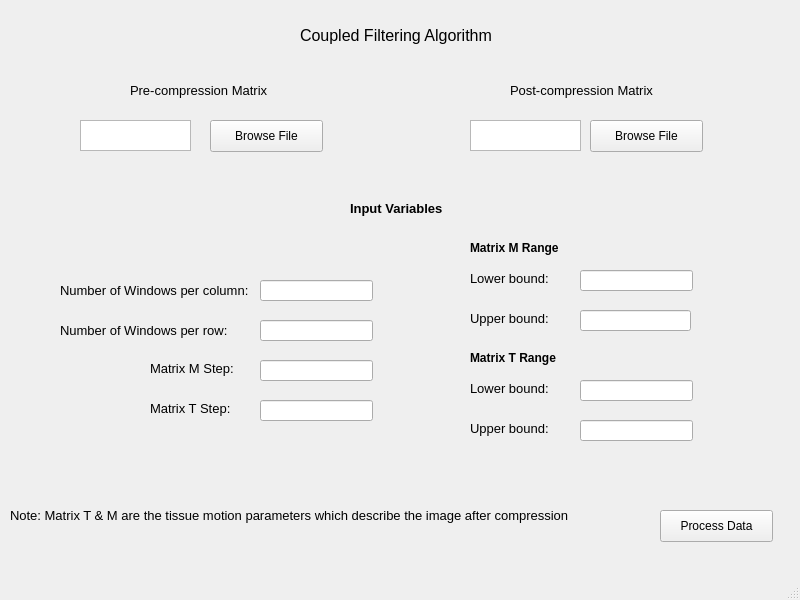
<?xml version="1.0" encoding="UTF-8"?>
<ui version="4.0">
 <class>MainWindow</class>
 <widget class="QMainWindow" name="MainWindow">
  <property name="geometry">
   <rect>
    <x>0</x>
    <y>0</y>
    <width>800</width>
    <height>600</height>
   </rect>
  </property>
  <property name="windowTitle">
   <string>MainWindow</string>
  </property>
  <widget class="QWidget" name="centralwidget">
   <widget class="QPushButton" name="PostFileBrowse">
    <property name="geometry">
     <rect>
      <x>590</x>
      <y>120</y>
      <width>113</width>
      <height>32</height>
     </rect>
    </property>
    <property name="text">
     <string>Browse File</string>
    </property>
   </widget>
   <widget class="QPushButton" name="pushButton_3">
    <property name="geometry">
     <rect>
      <x>660</x>
      <y>510</y>
      <width>113</width>
      <height>32</height>
     </rect>
    </property>
    <property name="text">
     <string>Process Data</string>
    </property>
   </widget>
   <widget class="QLabel" name="label_2">
    <property name="geometry">
     <rect>
      <x>130</x>
      <y>80</y>
      <width>151</width>
      <height>21</height>
     </rect>
    </property>
    <property name="font">
     <font>
      <pointsize>10</pointsize>
     </font>
    </property>
    <property name="text">
     <string>Pre-compression Matrix</string>
    </property>
   </widget>
   <widget class="QLineEdit" name="WinPerCol">
    <property name="geometry">
     <rect>
      <x>260</x>
      <y>280</y>
      <width>113</width>
      <height>21</height>
     </rect>
    </property>
   </widget>
   <widget class="QPushButton" name="PreFileBrowse">
    <property name="geometry">
     <rect>
      <x>210</x>
      <y>120</y>
      <width>113</width>
      <height>32</height>
     </rect>
    </property>
    <property name="text">
     <string>Browse File</string>
    </property>
   </widget>
   <widget class="QLabel" name="label">
    <property name="geometry">
     <rect>
      <x>300</x>
      <y>20</y>
      <width>201</width>
      <height>31</height>
     </rect>
    </property>
    <property name="font">
     <font>
      <pointsize>12</pointsize>
     </font>
    </property>
    <property name="text">
     <string>Coupled Filtering Algorithm</string>
    </property>
   </widget>
   <widget class="QTextBrowser" name="PreFileDisplay">
    <property name="geometry">
     <rect>
      <x>80</x>
      <y>120</y>
      <width>111</width>
      <height>31</height>
     </rect>
    </property>
   </widget>
   <widget class="QLabel" name="label_10">
    <property name="geometry">
     <rect>
      <x>10</x>
      <y>500</y>
      <width>571</width>
      <height>31</height>
     </rect>
    </property>
    <property name="font">
     <font>
      <pointsize>10</pointsize>
     </font>
    </property>
    <property name="text">
     <string>Note: Matrix T &amp; M are the tissue motion parameters which describe the image after compression</string>
    </property>
   </widget>
   <widget class="QTextBrowser" name="PostFileDisplay">
    <property name="geometry">
     <rect>
      <x>470</x>
      <y>120</y>
      <width>111</width>
      <height>31</height>
     </rect>
    </property>
   </widget>
   <widget class="QLabel" name="label_6">
    <property name="geometry">
     <rect>
      <x>470</x>
      <y>350</y>
      <width>101</width>
      <height>16</height>
     </rect>
    </property>
    <property name="font">
     <font>
      <weight>75</weight>
      <bold>true</bold>
     </font>
    </property>
    <property name="text">
     <string>Matrix T Range</string>
    </property>
   </widget>
   <widget class="QLineEdit" name="M_Step">
    <property name="geometry">
     <rect>
      <x>260</x>
      <y>360</y>
      <width>113</width>
      <height>21</height>
     </rect>
    </property>
   </widget>
   <widget class="QLabel" name="label_9">
    <property name="geometry">
     <rect>
      <x>150</x>
      <y>360</y>
      <width>101</width>
      <height>16</height>
     </rect>
    </property>
    <property name="font">
     <font>
      <pointsize>10</pointsize>
     </font>
    </property>
    <property name="text">
     <string>Matrix M Step:</string>
    </property>
   </widget>
   <widget class="QLabel" name="label_3">
    <property name="geometry">
     <rect>
      <x>510</x>
      <y>80</y>
      <width>161</width>
      <height>21</height>
     </rect>
    </property>
    <property name="font">
     <font>
      <pointsize>10</pointsize>
     </font>
    </property>
    <property name="text">
     <string>Post-compression Matrix</string>
    </property>
   </widget>
   <widget class="QLineEdit" name="T_Step">
    <property name="geometry">
     <rect>
      <x>260</x>
      <y>400</y>
      <width>113</width>
      <height>21</height>
     </rect>
    </property>
   </widget>
   <widget class="QLabel" name="label_5">
    <property name="geometry">
     <rect>
      <x>60</x>
      <y>280</y>
      <width>191</width>
      <height>20</height>
     </rect>
    </property>
    <property name="font">
     <font>
      <pointsize>10</pointsize>
     </font>
    </property>
    <property name="text">
     <string>Number of Windows per column:</string>
    </property>
   </widget>
   <widget class="QLineEdit" name="M_lowerbound">
    <property name="geometry">
     <rect>
      <x>580</x>
      <y>270</y>
      <width>113</width>
      <height>21</height>
     </rect>
    </property>
   </widget>
   <widget class="QLabel" name="label_8">
    <property name="geometry">
     <rect>
      <x>150</x>
      <y>400</y>
      <width>101</width>
      <height>16</height>
     </rect>
    </property>
    <property name="font">
     <font>
      <pointsize>10</pointsize>
     </font>
    </property>
    <property name="text">
     <string>Matrix T Step:</string>
    </property>
   </widget>
   <widget class="QLabel" name="label_4">
    <property name="geometry">
     <rect>
      <x>350</x>
      <y>200</y>
      <width>101</width>
      <height>16</height>
     </rect>
    </property>
    <property name="font">
     <font>
      <pointsize>10</pointsize>
      <weight>75</weight>
      <bold>true</bold>
     </font>
    </property>
    <property name="text">
     <string>Input Variables</string>
    </property>
   </widget>
   <widget class="QLineEdit" name="M_upperbound">
    <property name="geometry">
     <rect>
      <x>580</x>
      <y>310</y>
      <width>111</width>
      <height>21</height>
     </rect>
    </property>
   </widget>
   <widget class="QLabel" name="label_7">
    <property name="geometry">
     <rect>
      <x>470</x>
      <y>240</y>
      <width>101</width>
      <height>16</height>
     </rect>
    </property>
    <property name="font">
     <font>
      <weight>75</weight>
      <bold>true</bold>
     </font>
    </property>
    <property name="text">
     <string>Matrix M Range</string>
    </property>
   </widget>
   <widget class="QLabel" name="label_11">
    <property name="geometry">
     <rect>
      <x>60</x>
      <y>320</y>
      <width>181</width>
      <height>20</height>
     </rect>
    </property>
    <property name="font">
     <font>
      <pointsize>10</pointsize>
     </font>
    </property>
    <property name="text">
     <string>Number of Windows per row:</string>
    </property>
   </widget>
   <widget class="QLineEdit" name="WinPerRow">
    <property name="geometry">
     <rect>
      <x>260</x>
      <y>320</y>
      <width>113</width>
      <height>21</height>
     </rect>
    </property>
   </widget>
   <widget class="QLabel" name="label_12">
    <property name="geometry">
     <rect>
      <x>470</x>
      <y>270</y>
      <width>101</width>
      <height>16</height>
     </rect>
    </property>
    <property name="font">
     <font>
      <pointsize>10</pointsize>
     </font>
    </property>
    <property name="text">
     <string>Lower bound:</string>
    </property>
   </widget>
   <widget class="QLabel" name="label_13">
    <property name="geometry">
     <rect>
      <x>470</x>
      <y>310</y>
      <width>101</width>
      <height>16</height>
     </rect>
    </property>
    <property name="font">
     <font>
      <pointsize>10</pointsize>
     </font>
    </property>
    <property name="text">
     <string>Upper bound:</string>
    </property>
   </widget>
   <widget class="QLabel" name="label_14">
    <property name="geometry">
     <rect>
      <x>470</x>
      <y>380</y>
      <width>101</width>
      <height>16</height>
     </rect>
    </property>
    <property name="font">
     <font>
      <pointsize>10</pointsize>
     </font>
    </property>
    <property name="text">
     <string>Lower bound:</string>
    </property>
   </widget>
   <widget class="QLineEdit" name="T_lowerbound">
    <property name="geometry">
     <rect>
      <x>580</x>
      <y>380</y>
      <width>113</width>
      <height>21</height>
     </rect>
    </property>
   </widget>
   <widget class="QLineEdit" name="T_upperbound">
    <property name="geometry">
     <rect>
      <x>580</x>
      <y>420</y>
      <width>113</width>
      <height>21</height>
     </rect>
    </property>
   </widget>
   <widget class="QLabel" name="label_15">
    <property name="geometry">
     <rect>
      <x>470</x>
      <y>420</y>
      <width>101</width>
      <height>16</height>
     </rect>
    </property>
    <property name="font">
     <font>
      <pointsize>10</pointsize>
     </font>
    </property>
    <property name="text">
     <string>Upper bound:</string>
    </property>
   </widget>
  </widget>
  <widget class="QMenuBar" name="menubar">
   <property name="geometry">
    <rect>
     <x>0</x>
     <y>0</y>
     <width>800</width>
     <height>21</height>
    </rect>
   </property>
  </widget>
  <widget class="QStatusBar" name="statusbar"/>
 </widget>
 <resources/>
 <connections/>
</ui>
